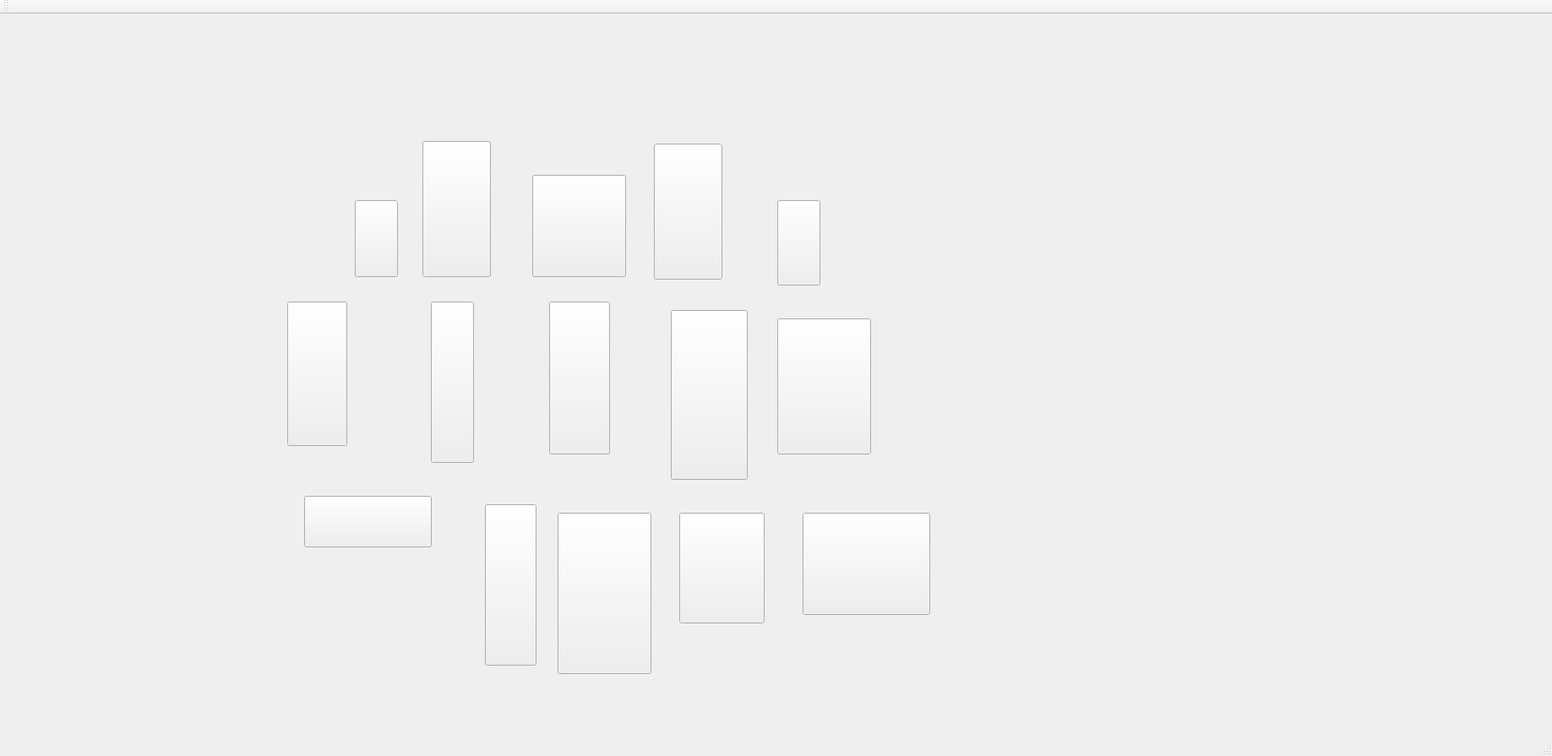
<?xml version="1.0" encoding="UTF-8"?>
<ui version="4.0">
 <class>threePlayersGameClass</class>
 <widget class="QMainWindow" name="threePlayersGameClass">
  <property name="geometry">
   <rect>
    <x>0</x>
    <y>0</y>
    <width>1837</width>
    <height>895</height>
   </rect>
  </property>
  <property name="windowTitle">
   <string>threePlayersGame</string>
  </property>
  <property name="styleSheet">
   <string notr="true">background-image:url(:/newPrefix/images/harta3playersBunaMatr.png)</string>
  </property>
  <widget class="QWidget" name="centralWidget">
   <widget class="QPushButton" name="poz0_0">
    <property name="geometry">
     <rect>
      <x>420</x>
      <y>220</y>
      <width>51</width>
      <height>91</height>
     </rect>
    </property>
    <property name="styleSheet">
     <string notr="true">background-image: url(:/newPrefix/images/neutral_color.png);</string>
    </property>
    <property name="text">
     <string/>
    </property>
   </widget>
   <widget class="QPushButton" name="poz0_1">
    <property name="geometry">
     <rect>
      <x>500</x>
      <y>150</y>
      <width>81</width>
      <height>161</height>
     </rect>
    </property>
    <property name="styleSheet">
     <string notr="true">background-image: url(:/newPrefix/images/neutral_color.png);</string>
    </property>
    <property name="text">
     <string/>
    </property>
   </widget>
   <widget class="QPushButton" name="poz0_2">
    <property name="geometry">
     <rect>
      <x>630</x>
      <y>190</y>
      <width>111</width>
      <height>121</height>
     </rect>
    </property>
    <property name="styleSheet">
     <string notr="true">background-image: url(:/newPrefix/images/neutral_color.png);</string>
    </property>
    <property name="text">
     <string/>
    </property>
   </widget>
   <widget class="QPushButton" name="poz0_3">
    <property name="geometry">
     <rect>
      <x>774</x>
      <y>153</y>
      <width>81</width>
      <height>161</height>
     </rect>
    </property>
    <property name="styleSheet">
     <string notr="true">background-image: url(:/newPrefix/images/neutral_color.png);</string>
    </property>
    <property name="text">
     <string/>
    </property>
   </widget>
   <widget class="QPushButton" name="poz0_4">
    <property name="geometry">
     <rect>
      <x>920</x>
      <y>220</y>
      <width>51</width>
      <height>101</height>
     </rect>
    </property>
    <property name="styleSheet">
     <string notr="true">background-image: url(:/newPrefix/images/neutral_color.png);</string>
    </property>
    <property name="text">
     <string/>
    </property>
   </widget>
   <widget class="QPushButton" name="poz1_0">
    <property name="geometry">
     <rect>
      <x>340</x>
      <y>340</y>
      <width>71</width>
      <height>171</height>
     </rect>
    </property>
    <property name="styleSheet">
     <string notr="true">background-image: url(:/newPrefix/images/neutral_color.png);</string>
    </property>
    <property name="text">
     <string/>
    </property>
   </widget>
   <widget class="QPushButton" name="poz1_1">
    <property name="geometry">
     <rect>
      <x>510</x>
      <y>340</y>
      <width>51</width>
      <height>191</height>
     </rect>
    </property>
    <property name="styleSheet">
     <string notr="true">background-image: url(:/newPrefix/images/neutral_color.png);</string>
    </property>
    <property name="text">
     <string/>
    </property>
   </widget>
   <widget class="QPushButton" name="poz1_2">
    <property name="geometry">
     <rect>
      <x>650</x>
      <y>340</y>
      <width>72</width>
      <height>181</height>
     </rect>
    </property>
    <property name="styleSheet">
     <string notr="true">background-image: url(:/newPrefix/images/neutral_color.png);</string>
    </property>
    <property name="text">
     <string/>
    </property>
   </widget>
   <widget class="QPushButton" name="poz1_3">
    <property name="geometry">
     <rect>
      <x>794</x>
      <y>350</y>
      <width>91</width>
      <height>201</height>
     </rect>
    </property>
    <property name="styleSheet">
     <string notr="true">background-image: url(:/newPrefix/images/neutral_color.png);</string>
    </property>
    <property name="text">
     <string/>
    </property>
   </widget>
   <widget class="QPushButton" name="poz1_4">
    <property name="geometry">
     <rect>
      <x>920</x>
      <y>360</y>
      <width>111</width>
      <height>161</height>
     </rect>
    </property>
    <property name="styleSheet">
     <string notr="true">background-image: url(:/newPrefix/images/neutral_color.png);</string>
    </property>
    <property name="text">
     <string/>
    </property>
   </widget>
   <widget class="QPushButton" name="poz2_0">
    <property name="geometry">
     <rect>
      <x>360</x>
      <y>570</y>
      <width>151</width>
      <height>61</height>
     </rect>
    </property>
    <property name="styleSheet">
     <string notr="true">background-image: url(:/newPrefix/images/neutral_color.png);</string>
    </property>
    <property name="text">
     <string/>
    </property>
   </widget>
   <widget class="QPushButton" name="poz2_1">
    <property name="geometry">
     <rect>
      <x>574</x>
      <y>580</y>
      <width>61</width>
      <height>191</height>
     </rect>
    </property>
    <property name="styleSheet">
     <string notr="true">background-image: url(:/newPrefix/images/neutral_color.png);</string>
    </property>
    <property name="text">
     <string/>
    </property>
   </widget>
   <widget class="QPushButton" name="poz2_2">
    <property name="geometry">
     <rect>
      <x>660</x>
      <y>590</y>
      <width>111</width>
      <height>191</height>
     </rect>
    </property>
    <property name="styleSheet">
     <string notr="true">background-image: url(:/newPrefix/images/neutral_color.png);</string>
    </property>
    <property name="text">
     <string/>
    </property>
   </widget>
   <widget class="QPushButton" name="poz2_3">
    <property name="geometry">
     <rect>
      <x>804</x>
      <y>590</y>
      <width>101</width>
      <height>131</height>
     </rect>
    </property>
    <property name="styleSheet">
     <string notr="true">background-image: url(:/newPrefix/images/neutral_color.png);</string>
    </property>
    <property name="text">
     <string/>
    </property>
   </widget>
   <widget class="QPushButton" name="poz2_4">
    <property name="geometry">
     <rect>
      <x>950</x>
      <y>590</y>
      <width>151</width>
      <height>121</height>
     </rect>
    </property>
    <property name="styleSheet">
     <string notr="true">background-image: url(:/newPrefix/images/neutral_color.png);</string>
    </property>
    <property name="text">
     <string/>
    </property>
   </widget>
  </widget>
  <widget class="QMenuBar" name="menuBar">
   <property name="geometry">
    <rect>
     <x>0</x>
     <y>0</y>
     <width>1837</width>
     <height>30</height>
    </rect>
   </property>
  </widget>
  <widget class="QToolBar" name="mainToolBar">
   <attribute name="toolBarArea">
    <enum>TopToolBarArea</enum>
   </attribute>
   <attribute name="toolBarBreak">
    <bool>false</bool>
   </attribute>
  </widget>
  <widget class="QStatusBar" name="statusBar"/>
 </widget>
 <layoutdefault spacing="6" margin="11"/>
 <resources>
  <include location="LoginInterface.qrc"/>
 </resources>
 <connections/>
</ui>
